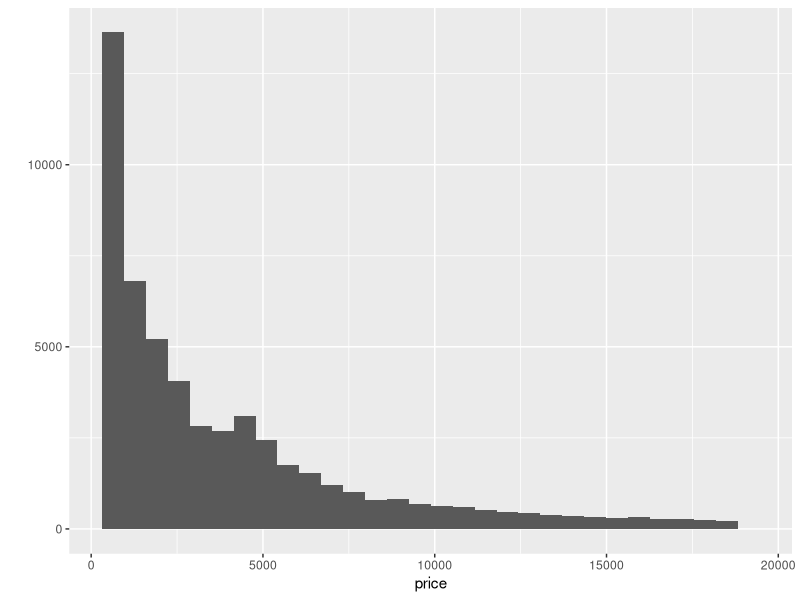
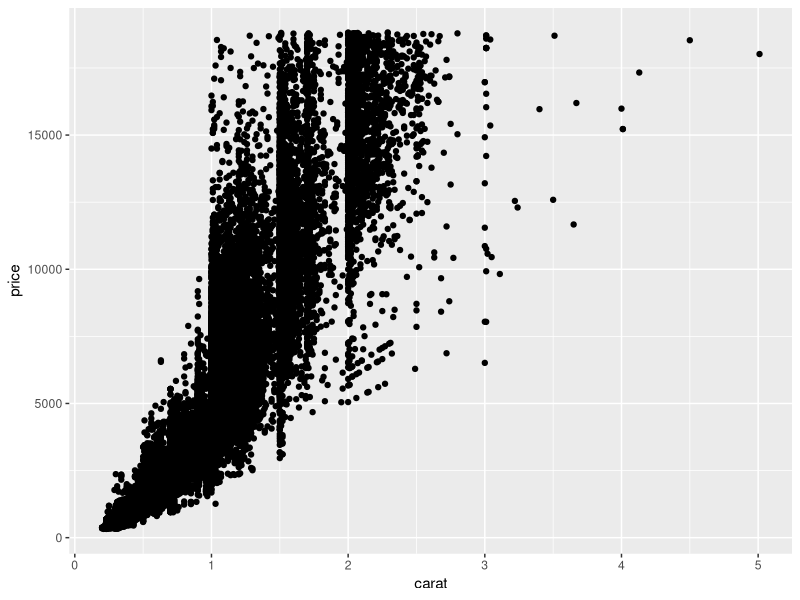
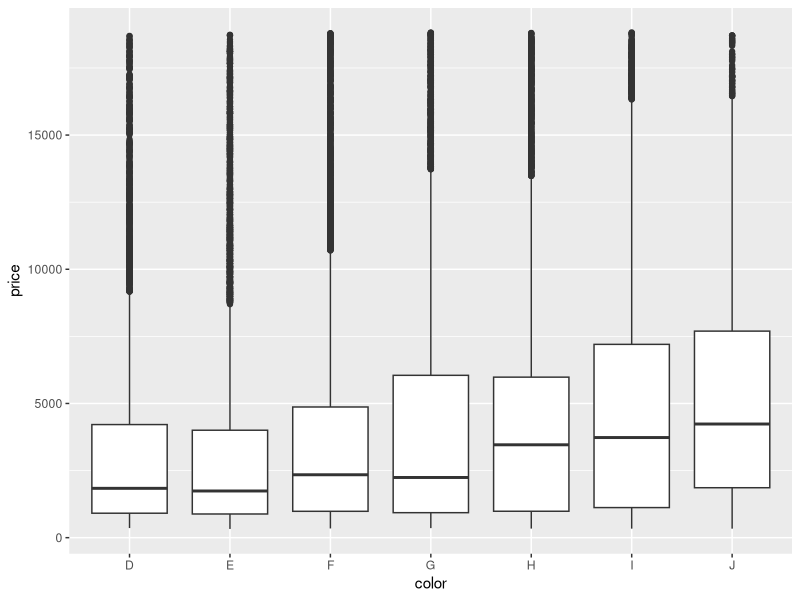
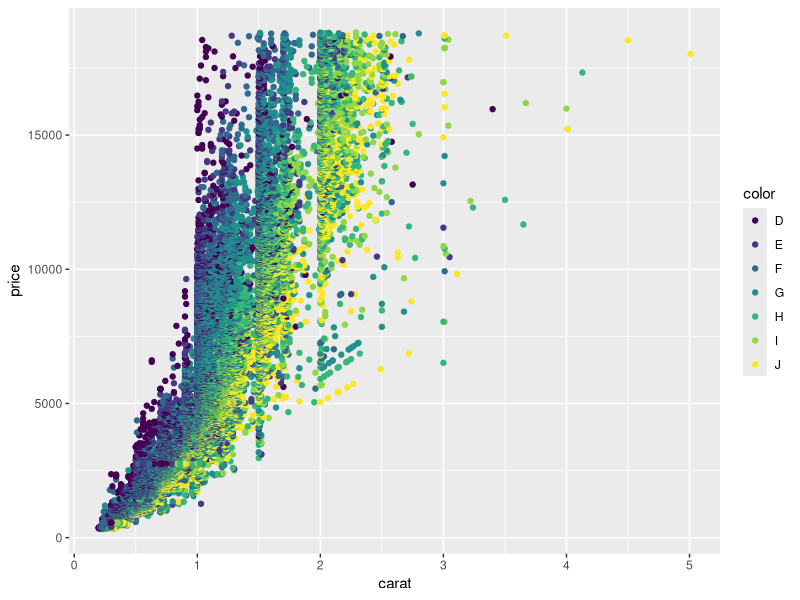
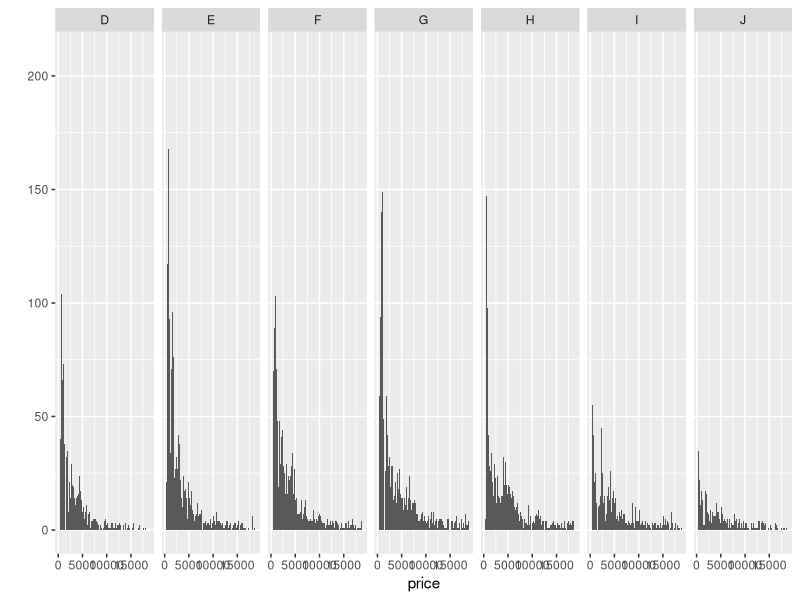

Reproduce these figures in R, in order.
## ---- chunk 1
library(knitr)
opts_chunk$set(message = FALSE, error = FALSE, warning = FALSE)
## ---- chunk 2
#install ggplot2 if necessary and load the package
if(!("ggplot2" %in% installed.packages()[, "Package"])) 
  install.packages("ggplot2")

library(ggplot2)
## ---- chunk 3
#histogram
qplot(data = diamonds, price)
## ---- chunk 4
#scatter plot
qplot(data = diamonds, carat, price)
## ---- chunk 5
#boxplot
qplot(data = diamonds, color, price, geom = "boxplot")
## ---- chunk 6
#add color
qplot(data = diamonds, carat, price, colour = color)
## ---- chunk 7
#faceting
qplot(data = diamonds, price, 
      geom = "histogram", binwidth = 25, facets = .~color)
